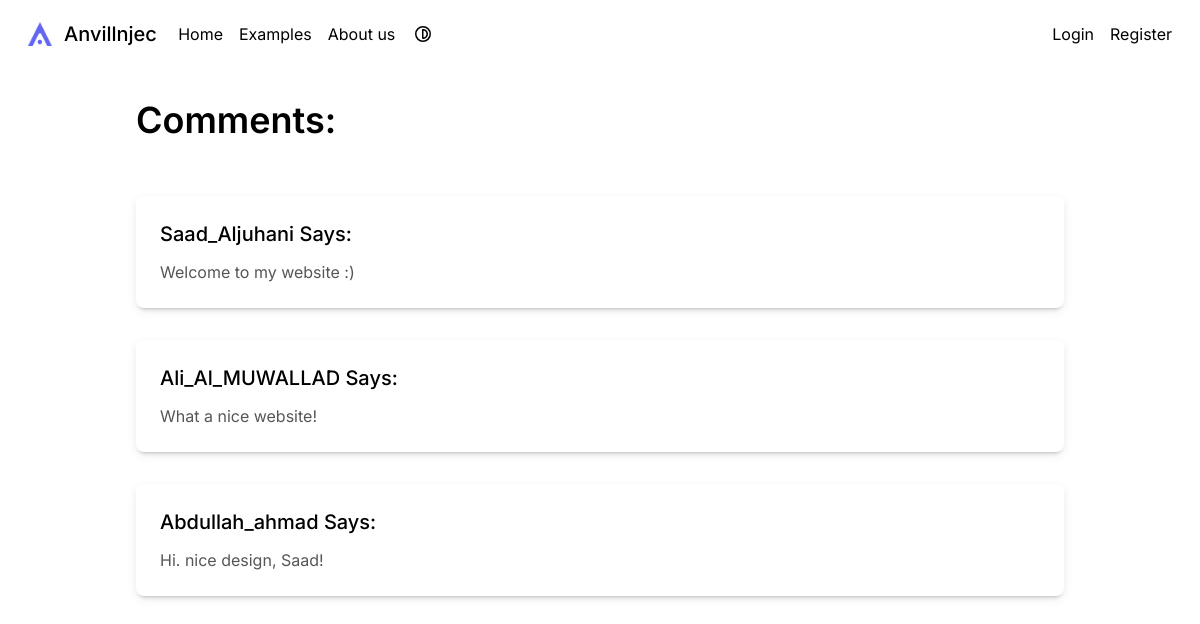
The page /comments.php on the database its author committed.
### tables this page shows
CREATE TABLE `comments` (
  `id` int NOT NULL,
  `content` text NOT NULL,
  `user_id` int NOT NULL,
  `created_at` date NOT NULL
);

CREATE TABLE `users` (
  `id` int NOT NULL,
  `username` text NOT NULL,
  `password` text NOT NULL,
  `bio` varchar(128) DEFAULT NULL,
  `role` varchar(128) NOT NULL DEFAULT 'user'
);

### comments.php (the view, shortened to what this page needs)
<?php
    require_once __DIR__ . '/templates/header.php';
    $stmt = $mysqli -> query("SELECT *, u.id AS commenter_id FROM `comments` c INNER JOIN `users` u ON u.id = user_id;");
    $result = $stmt -> fetch_all(MYSQLI_ASSOC);
?>
    <section class="container py-8">
        <h1 class="text-3xl font-semibold md:text-4xl">Comments:</h1>
        <?php if($stmt -> num_rows){ ?>
            <div class="mt-14 grid gap-8">
                <?php foreach($result as $comment){ ?>
                    <div class="card w-full">
                        <div class="card-content">
                            <h2 class="card-title"><?= $comment['username'] . ' Says:' ?></h2>
                            <p class="text-dimmed mt-3"><?= $comment['content'] ?></p>
                        </div>
                    </div>
                <?php } ?>
            </div>
        <?php } ?>
        </section>
<?php
    require_once __DIR__ . '/templates/footer.php';
?>

### rows shown on the page
comments: user.username "Saad_Aljuhani", content "Welcome to my website :)"
comments: user.username "Ali_Al_MUWALLAD", content "What a nice website!"
comments: user.username "Abdullah_ahmad", content "Hi. nice design, Saad!"

### other values the page prints
$config['app_name'] "Anvillnjec"
